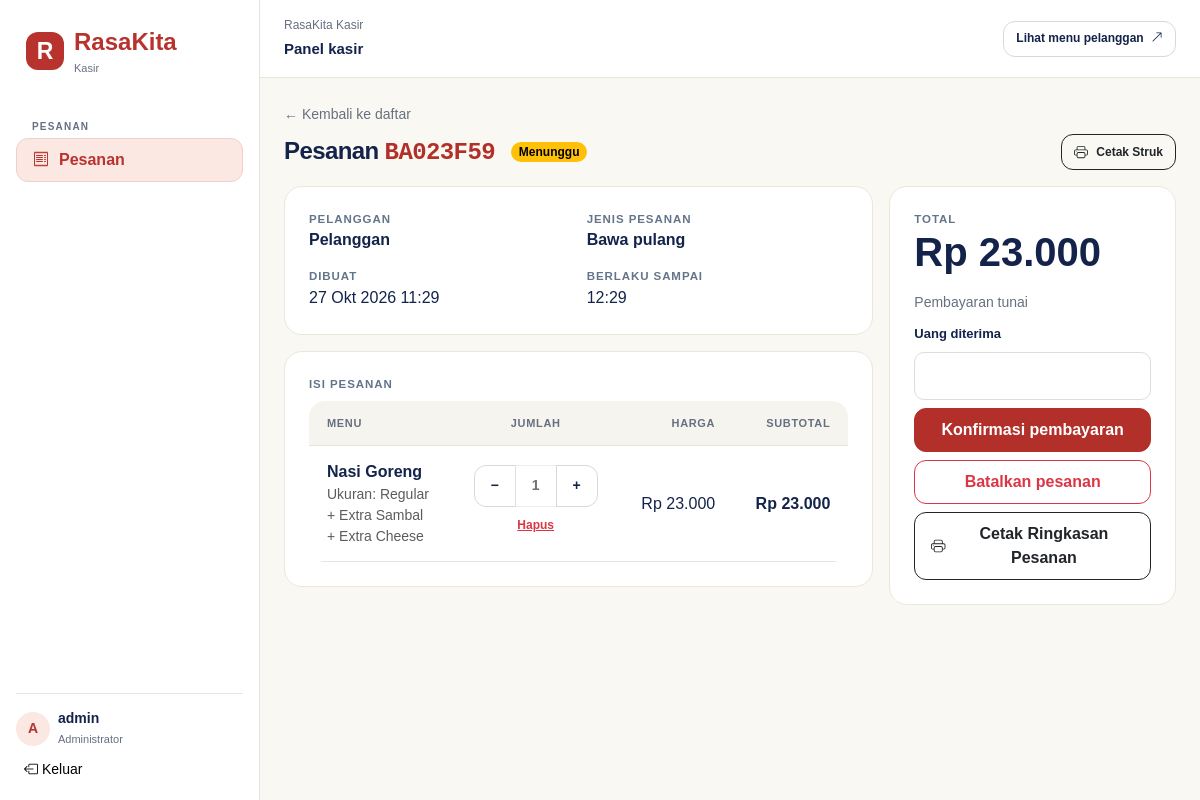
Page /kasir/BA023F59/ (signed in) on the committed database.
### orders/models.py (models this page shows, shortened)
class Order(models.Model):
    class Status(models.TextChoices):
        PENDING = "PENDING", "Pending"
        PAID = "PAID", "Paid"
        CANCELLED = "CANCELLED", "Cancelled"
        EXPIRED = "EXPIRED", "Expired"
        REFUNDED = "REFUNDED", "Refunded"
    class OrderType(models.TextChoices):
        DINE_IN = "DINE_IN", "Dine in"
        TAKEAWAY = "TAKEAWAY", "Takeaway"
    public_id = models.CharField(max_length=12, unique=True, default=new_public_id, editable=False)
    status = models.CharField(
        max_length=12, choices=Status.choices, default=Status.PENDING, db_index=True
    )
    customer_name = models.CharField(max_length=150)
    phone = models.CharField(max_length=32, blank=True)
    order_type = models.CharField(max_length=10, choices=OrderType.choices)
    table = models.ForeignKey(
        Table, null=True, blank=True, on_delete=models.PROTECT, related_name="orders"
    )
    note = models.TextField(blank=True)
    total = models.DecimalField(
        max_digits=12, decimal_places=2, default=Decimal("0.00"), validators=[MinValueValidator(0)]
    )
    created_at = models.DateTimeField(auto_now_add=True, db_index=True)
    updated_at = models.DateTimeField(auto_now=True)
    expires_at = models.DateTimeField(db_index=True)
    paid_at = models.DateTimeField(null=True, blank=True)
    cancelled_at = models.DateTimeField(null=True, blank=True)
    refunded_at = models.DateTimeField(null=True, blank=True)
    processed_by_cashier = models.ForeignKey(
        settings.AUTH_USER_MODEL,
        null=True,
        blank=True,
        on_delete=models.PROTECT,
        related_name="processed_orders",
    )
    cancelled_by_cashier = models.ForeignKey(
        settings.AUTH_USER_MODEL,
        null=True,
        blank=True,
        on_delete=models.PROTECT,
        related_name="cancelled_orders",
    )
    refunded_by = models.ForeignKey(
        settings.AUTH_USER_MODEL,
        null=True,
        blank=True,
        on_delete=models.PROTECT,
        related_name="refunded_orders",
    )
    class Meta:
        indexes = [
            models.Index(fields=["status", "created_at"]),
            models.Index(fields=["status", "expires_at"]),
        ]
        constraints = [
            models.CheckConstraint(condition=Q(total__gte=0), name="order_total_nonnegative"),
            models.CheckConstraint(
                condition=Q(order_type="DINE_IN", table__isnull=False)
                | Q(order_type="TAKEAWAY", table__isnull=True),
                name="order_table_matches_type",
            ),
        ]
    @property
    def is_pending(self) -> bool:
        return self.status == self.Status.PENDING

class OrderItem(models.Model):
    order = models.ForeignKey(Order, on_delete=models.PROTECT, related_name="items")
    menu_item = models.ForeignKey(
        MenuItem, null=True, blank=True, on_delete=models.PROTECT, related_name="order_items"
    )
    item_name = models.CharField(max_length=150)
    base_price = models.DecimalField(
        max_digits=12, decimal_places=2, validators=[MinValueValidator(0)]
    )
    unit_price = models.DecimalField(
        max_digits=12, decimal_places=2, validators=[MinValueValidator(0)]
    )
    quantity = models.PositiveIntegerField(validators=[MinValueValidator(1)])
    line_total = models.DecimalField(
        max_digits=12, decimal_places=2, validators=[MinValueValidator(0)]
    )
    created_at = models.DateTimeField(auto_now_add=True)
    class Meta:
        indexes = [models.Index(fields=["order", "menu_item"]), models.Index(fields=["menu_item"])]
        constraints = [
            models.CheckConstraint(
                condition=Q(quantity__gt=0), name="order_item_quantity_positive"
            ),
            models.CheckConstraint(
                condition=Q(base_price__gte=0), name="order_item_base_price_nonnegative"
            ),
            models.CheckConstraint(
                condition=Q(unit_price__gte=0), name="order_item_unit_price_nonnegative"
            ),
            models.CheckConstraint(
                condition=Q(line_total__gte=0), name="order_item_line_total_nonnegative"
            ),
        ]

class OrderItemVariant(models.Model):
    order_item = models.ForeignKey(OrderItem, on_delete=models.PROTECT, related_name="variants")
    variant_option = models.ForeignKey(
        VariantOption, null=True, blank=True, on_delete=models.PROTECT
    )
    group_name = models.CharField(max_length=100)
    option_name = models.CharField(max_length=100)
    price_adjustment = models.DecimalField(
        max_digits=12, decimal_places=2, validators=[MinValueValidator(0)]
    )
    class Meta:
        constraints = [
            models.UniqueConstraint(
                fields=["order_item", "group_name"], name="one_variant_per_group_per_order_item"
            )
        ]

class OrderItemAddOn(models.Model):
    order_item = models.ForeignKey(OrderItem, on_delete=models.PROTECT, related_name="addons")
    addon = models.ForeignKey(AddOn, null=True, blank=True, on_delete=models.PROTECT)
    addon_name = models.CharField(max_length=100)
    unit_price = models.DecimalField(
        max_digits=12, decimal_places=2, validators=[MinValueValidator(0)]
    )
    quantity = models.PositiveIntegerField(default=1, validators=[MinValueValidator(1)])
    class Meta:
        constraints = [
            models.UniqueConstraint(
                fields=["order_item", "addon_name"], name="one_addon_name_per_order_item"
            )
        ]

### users/cashier_views.py (the view)
# urls.py: path('<str:public_id>/', v.order_detail, name='order'),
@cashier_page_required
def order_detail(request: HttpRequest, public_id: str) -> HttpResponse:
    public_id = public_id.upper()
    try:
        order = expire_order_if_due(public_id)  # status kedaluwarsa dimaterialisasi dulu
    except Order.DoesNotExist:
        return redirect(f"{reverse('kasir:dashboard')}?q={public_id}")
    order = (
        Order.objects.select_related("table", "payment")
        .prefetch_related("items__variants", "items__addons")
        .get(pk=order.pk)
    )
    tables = Table.objects.filter(is_active=True).order_by("number") if order.is_pending else []
    return render(request, "users/kasir/order.html", {"order": order, "tables": tables})

### orders/permissions.py (called while the page is built)
def cashier_required(user: AbstractUser | AnonymousUser) -> None:
    if not StaffAccess(user).can_use_cashier:
        raise PermissionDenied("Cashier access required.")

### orders/services.py (called while the page is built)
@transaction.atomic
def expire_order_if_due(public_id: str) -> Order:
    order = Order.objects.select_for_update().get(public_id=public_id)
    if order.status == Order.Status.PENDING and order.expires_at <= timezone.now():
        order.status = Order.Status.EXPIRED
        order.save(update_fields=["status", "updated_at"])
        _audit(order, AuditLog.Action.EXPIRED)
    return order

### users/access.py (called while the page is built)
    @property
    def can_use_cashier(self) -> bool:
        return self._user.is_authenticated and (self._user.is_staff or self.is_cashier)

### users/cashier_views.py (called while the page is built)
def cashier_page_required(view: Callable[..., HttpResponse]) -> Callable[..., HttpResponse]:
    @login_required(login_url="staff:login")
    @wraps(view)
    def wrapper(request: HttpRequest, *args: object, **kwargs: object) -> HttpResponse:
        check_cashier(request.user)  # melempar PermissionDenied -> halaman 403
        return view(request, *args, **kwargs)
    return wrapper

### users/templates/users/kasir/order.html (shortened to what this page needs)
{% extends "users/kasir/base.html" %}
{% block content %}
<a href="{% url 'kasir:dashboard' %}" class="text-decoration-none text-secondary small">&larr; Kembali ke daftar</a>
<div class="d-flex align-items-center justify-content-between mt-2 mb-3 flex-wrap gap-2">
  <div class="d-flex align-items-center gap-3 flex-wrap">
    <h1 class="h4 fw-bold mb-0">Pesanan <code class="fs-4">{{ order.public_id }}</code></h1>
    {% include "users/kasir/_status.html" with o=order %}
  </div>
  <a href="{% url 'kasir:receipt' order.public_id %}?print=1" target="_blank" class="btn btn-sm btn-outline-dark d-flex align-items-center gap-2">
    <span>Cetak Struk</span>
  </a>
</div>
<div class="row g-3">
  <div class="col-lg-8">
    <div class="k-card p-3 p-md-4 mb-3">
      <div class="row g-3">
        <div class="col-sm-6">
          <div class="k-label">Pelanggan</div>
          <div class="fw-semibold">{{ order.customer_name }}</div>
        </div>
        <div class="col-sm-6">
          <div class="k-label">Jenis pesanan</div>
          <div class="fw-semibold">{% if order.order_type == "DINE_IN" %}Makan di tempat — Meja {{ order.table.number }}{% else %}Bawa pulang{% endif %}</div>
        </div>
        <div class="col-sm-6"><div class="k-label">Dibuat</div>{{ order.created_at|date:"d M Y H:i" }}</div>
        {% if order.status == "PENDING" %}<div class="col-sm-6"><div class="k-label">Berlaku sampai</div>{{ order.expires_at|date:"H:i" }}</div>{% endif %}
      </div>
    </div>
    <div class="k-card p-3 p-md-4">
      <div class="k-label mb-2">Isi pesanan</div>
      <div class="table-responsive">
        <table class="table align-middle mb-0">
          <thead><tr class="small text-muted"><th>Menu</th><th class="text-center">Jumlah</th><th class="text-end">Harga</th><th class="text-end">Subtotal</th></tr></thead>
          <tbody>
          {% for line in order.items.all %}
            <tr>
              <td>
                <div class="fw-semibold">{{ line.item_name }}</div>
                {% for v in line.variants.all %}<div class="small text-muted">{{ v.group_name }}: {{ v.option_name }}</div>{% endfor %}
                {% for a in line.addons.all %}<div class="small text-muted">+ {{ a.addon_name }}{% if a.quantity > 1 %} ×{{ a.quantity }}{% endif %}</div>{% endfor %}
              </td>
              <td class="text-center">
                {% if order.status == "PENDING" %}
                  <div class="btn-group btn-group-sm">
                    <button class="btn btn-outline-secondary" data-act="dec" data-line="{{ line.id }}" data-qty="{{ line.quantity }}">−</button>
                    <span class="btn disabled border text-dark">{{ line.quantity }}</span>
                    <button class="btn btn-outline-secondary" data-act="inc" data-line="{{ line.id }}" data-qty="{{ line.quantity }}">+</button>
                  </div>
                  <div><button class="btn btn-link btn-sm text-danger p-0" data-act="del" data-line="{{ line.id }}">Hapus</button></div>
                {% else %}{{ line.quantity }}{% endif %}
              </td>
              <td class="text-end">Rp {{ line.unit_price|floatformat:"0g" }}</td>
              <td class="text-end fw-semibold">Rp {{ line.line_total|floatformat:"0g" }}</td>
            </tr>
          {% empty %}
            <tr><td colspan="4" class="text-center text-muted py-3">Pesanan kosong.</td></tr>
          {% endfor %}
          </tbody>
        </table>
      </div>
    </div>
  </div>
  <div class="col-lg-4">
    <div class="k-card p-3 p-md-4 position-sticky" style="top:80px">
      <div class="k-label">Total</div>
      <div class="display-6 fw-bold mb-3">Rp {{ order.total|floatformat:"0g" }}</div>
      {% if order.status == "PENDING" %}
        {% if order.items.all %}
          <div class="small text-secondary mb-2">Pembayaran tunai</div>
          <div class="mb-2">
            <label class="form-label small fw-semibold" for="received">Uang diterima</label>
            <input id="received" type="number" min="0" step="0.01" required class="form-control k-input">
          </div>
          <button id="btn-pay" class="btn btn-primary-app w-100 mb-2">Konfirmasi pembayaran</button>
        {% endif %}
        <button id="btn-cancel" class="btn btn-outline-danger btn-pill w-100 mb-2">Batalkan pesanan</button>
        <a href="{% url 'kasir:receipt' order.public_id %}?print=1" target="_blank" class="btn btn-outline-dark w-100 d-flex align-items-center justify-content-center gap-2">
          <span>Cetak Ringkasan Pesanan</span>
        </a>
      {% endif %}
    </div>
  </div>
</div>
{% endblock %}

### users/templates/users/kasir/_nav.html (shortened to what this page needs)
<nav class="nav flex-column gap-1 flex-grow-1">
  <span class="nav-label mt-3 px-3">PESANAN</span>
  <a class="px-3 py-2 {% if request.resolver_match.namespace == 'kasir' %}active{% endif %}" href="{% url 'kasir:dashboard' %}"><i class="bi bi-receipt me-2"></i>Pesanan</a>
</nav>
<div class="cms-profile pt-3 mt-3 small">
  <div class="d-flex align-items-center gap-2 mb-2">
    <div class="cms-avatar rounded-circle d-flex align-items-center justify-content-center fw-semibold" style="width: 34px; height: 34px">
      {{ request.user.username|slice:":1"|upper }}
    </div>
    <div>
      <div class="fw-semibold lh-sm">
        {{ request.user.username }}
      </div>
      <div class="cms-profile-role">
        {% if request.user.is_staff %}
        Administrator
        {% else %}
        Kasir
        {% endif %}
      </div>
    </div>
  </div>
  <form method="post" action="{% url 'staff:logout' %}">
    <button type="submit" class="px-2 py-1 d-inline-block border-0 bg-transparent">
      <i class="bi bi-box-arrow-left me-1"></i>Keluar
    </button>
  </form>
</div>

### users/static/users/css/cms-shell.css (style rules this page uses)
.cms-app { --brand:#b8322e;--brand-dark:#962722;--brand-soft:#fbe8e3; --cms-ink:#13234a;--cms-muted:#667080;--cms-line:#e6e4dc; --bs-body-color:var(--cms-ink);--bs-body-bg:#faf8f2; --bs-border-color:var(--cms-line);--bs-border-radius:12px; --bs-link-color:var(--brand);--bs-link-hover-color:var(--brand-dark); --bs-link-color-rgb:184,50,46;--bs-link-hover-color-rgb:150,39,34; --bs-primary:#b8322e;--bs-primary-rgb:184,50,46; margin:0;background:var(--bs-body-bg);color:var(--cms-ink); font-family:Arial,Helvetica,sans-serif; }
.cms-app * { box-sizing:border-box }
.cms-app .text-secondary { color:var(--cms-muted)!important }
.cms-app h1,.cms-app h2,.cms-app h3 { font-weight:700;letter-spacing:-.025em }
.cms-app .sidebar a:not(.brand) { color:var(--cms-muted);text-decoration:none;border-radius:12px;min-height:44px;display:flex;align-items:center;gap:2px;border:1px solid transparent }
.cms-app .sidebar a.active { color:var(--brand);background:var(--brand-soft);border-color:#f0d0c9;font-weight:700 }
.cms-app .nav-label { font-size:10px;font-weight:700;letter-spacing:.12em;color:var(--cms-muted) }
.cms-app .cms-profile { color:var(--cms-ink);border-top:1px solid var(--cms-line) }
.cms-app .cms-profile-role { color:var(--cms-muted);font-size:11px;margin-top:3px }
.cms-app .cms-avatar { background:var(--brand-soft);color:var(--brand);width:34px;height:34px;flex-shrink:0 }
.cms-app .btn { border-radius:12px;font-weight:600;min-height:42px;padding:9px 16px }
.cms-app .btn-sm { font-size:12px;min-height:36px;padding:7px 12px }
.cms-app .btn-outline-secondary { --bs-btn-color:var(--cms-ink);--bs-btn-border-color:#d5d8df;--bs-btn-hover-bg:#edf0f8;--bs-btn-hover-color:var(--cms-ink);--bs-btn-hover-border-color:#bcc3d6 }
.cms-app .form-control,.cms-app .form-select { background-color:#fff;border-color:#dcdedc;color:var(--cms-ink);min-height:42px;border-radius:10px }
.cms-app .form-label { font-size:13px;font-weight:600 }
.cms-app .table { --bs-table-color:var(--cms-ink);--bs-table-border-color:var(--cms-line);--bs-table-bg:transparent }
.cms-app .table-responsive { max-width:100%;border-radius:16px;overscroll-behavior-x:contain }
.cms-app .table>:not(caption)>*>* { padding:14px 18px;white-space:nowrap }
.cms-app .table thead th { background:#f6f4ee;color:var(--cms-muted);font-size:11px;letter-spacing:.06em;text-transform:uppercase;font-weight:700 }
.cms-app .content h1,.cms-app .content p,.cms-app .cms-profile { overflow-wrap:anywhere }

### users/static/users/css/kasir.css (style rules this page uses)
:root { --kasir-primary: #b3302a; --kasir-primary-hover: #962520; --kasir-ink: #14213d; --kasir-muted: #64748b; --kasir-soft: #f6f2ea; --kasir-line: #ece7dc; }
.k-card { background: #fff; border: 1px solid var(--kasir-line); border-radius: 18px; }
.k-label { font-size: 0.72rem; font-weight: 700; letter-spacing: 0.08em; color: var(--kasir-muted); text-transform: uppercase; }
.btn-kasir, .btn-primary-app { background: var(--kasir-primary); border: 1px solid var(--kasir-primary); color: #fff; border-radius: 12px; font-weight: 700; padding: 0.6rem 1.2rem; }
.btn-pill { border-radius: 12px; }
.k-input { background: #fff; border: 1px solid #d9d4c7; border-radius: 12px; padding: 0.7rem 1rem; }
.content code { color: var(--kasir-primary); font-weight: 700; background: transparent; }

### rows in the picture
Order: public_id "BA023F59", customer_name "Pelanggan", created_at "27 Okt 2026 11:29", expires_at "12:29", total "23.000"
OrderItem: item_name "Nasi Goreng", quantity "1", unit_price "23.000", line_total "23.000"
OrderItemVariant: group_name "Ukuran", option_name "Regular"
OrderItemAddOn: addon_name "Extra Sambal"
OrderItemAddOn: addon_name "Extra Cheese"

### other values in the picture
{{ request.user.username|slice:":1"|upper }} "A"
{{ request.user.username }} "admin"
